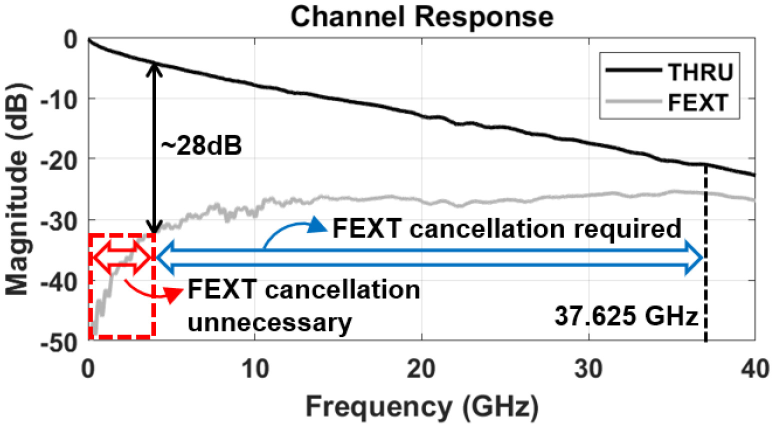
#> input picture channel/data/fig8/fig8_source.jpeg, 1549 x 857 px (shown at 1/2 size)
$ python digitize_fig8.py
#> lines starting #> are read from the running program, lines starting #| are printed output that depends on the picture
"""Trace published Fig.8 magnitudes; phase cannot be recovered from this figure."""
from pathlib import Path
import numpy as np
from PIL import Image
import matplotlib.pyplot as plt
root=Path(__file__).resolve().parents[1]
im=np.asarray(Image.open(root/'channel/data/fig8/fig8_source.jpeg').convert('RGB')).astype(float)
x0,x1,y0,y1=177,1510,76,681
xs=np.arange(x0+8,x1-3);f=(xs-x0)/(x1-x0)*40
main_pred=np.interp(f,[0,2,5,10,15,20,25,30,35,40],[0,-2.5,-4.5,-7.7,-10,-13,-15,-17.5,-20.5,-22.7])
fext_pred=np.interp(f,[0,1,2,3.7,5,8,10,12,15,20,25,30,35,40],[-46,-39,-35.5,-31.5,-30,-28.5,-29,-27,-26.6,-27,-27.2,-26,-25.5,-27])
traces=[]
for prediction,low,hi in [(main_pred,0,110),(fext_pred,135,225)]:
    yy=[]
    for x,p in zip(xs,prediction):
        center=y0-p*(y1-y0)/50
        lo=max(y0+3,int(center-22));high=min(y1-3,int(center+22))
        rgb=im[lo:high,x,:];gray=rgb.mean(axis=1)
        mask=(gray>=low)&(gray<hi)&(np.ptp(rgb,axis=1)<12)
        candidates=np.where(mask)[0]+lo
        yy.append(float(candidates[np.argmin(abs(candidates-center))]) if len(candidates) else np.nan)
    yy=np.asarray(yy);ok=np.isfinite(yy)
    yy=np.interp(xs,xs[ok],yy[ok]);traces.append(-(yy-y0)/(y1-y0)*50)
#> after the loop, traces = 2 items
dest=root/'channel/data/fig8';dest.mkdir(parents=True,exist_ok=True)
for name,db in zip(['thru','fext'],traces):
    # Include explicit DC endpoint: magnitude-only DC continuation is an assumption.
    dc=0 if name=='thru' else -80
    fq=np.r_[0,f,40]*1e9;mag=np.r_[dc,db,db[-1]]
    np.savetxt(dest/(name+'.csv'),np.column_stack([fq,10**(mag/20),np.zeros_like(fq),mag]),delimiter=',',header='frequency_Hz,real,imag,magnitude_dB',comments='')
#> this loop made 2 passes
#> (name, dc) on passes 1 to 2: ('thru', 0), ('fext', -80)
fig,ax=plt.subplots(figsize=(10,5));ax.imshow(im.astype('uint8'))
for name,db in zip(['THRU trace','FEXT trace'],traces):ax.plot(xs,y0-db*(y1-y0)/50,lw=1,label=name)
#> this loop made 2 passes
#> name on passes 1 to 2: 'THRU trace', 'FEXT trace'
ax.axis('off');ax.legend(loc='upper left');fig.tight_layout();fig.savefig(dest/'trace_review.png',dpi=160)
#> after `ax.axis('off')`:
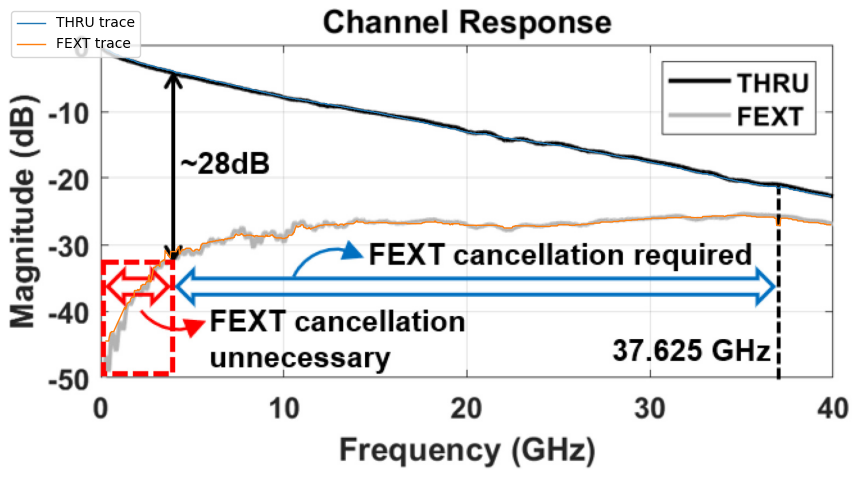
#> figure drawn by matplotlib, 1 panel
print('Extracted Figure 8; approximate magnitudes only, no measured phase.')
